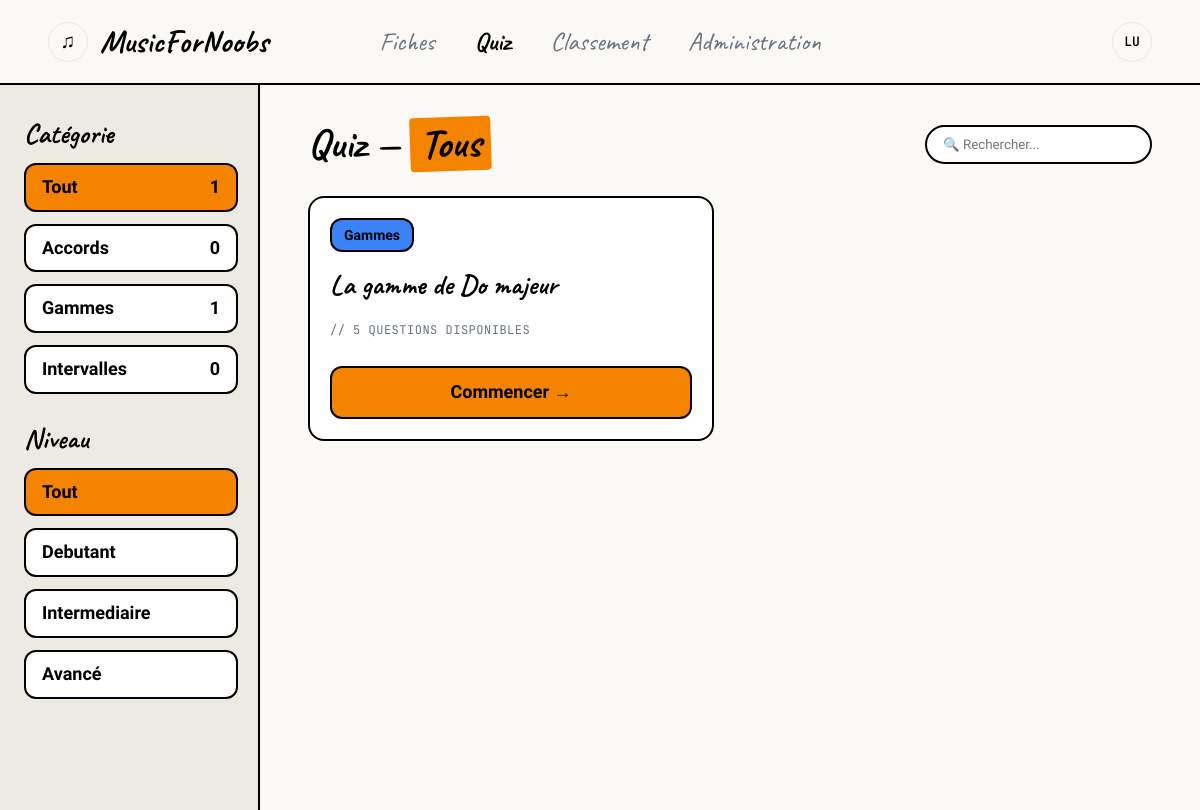
Page /index.php?view=quiz (signed in) on the earlier database version.
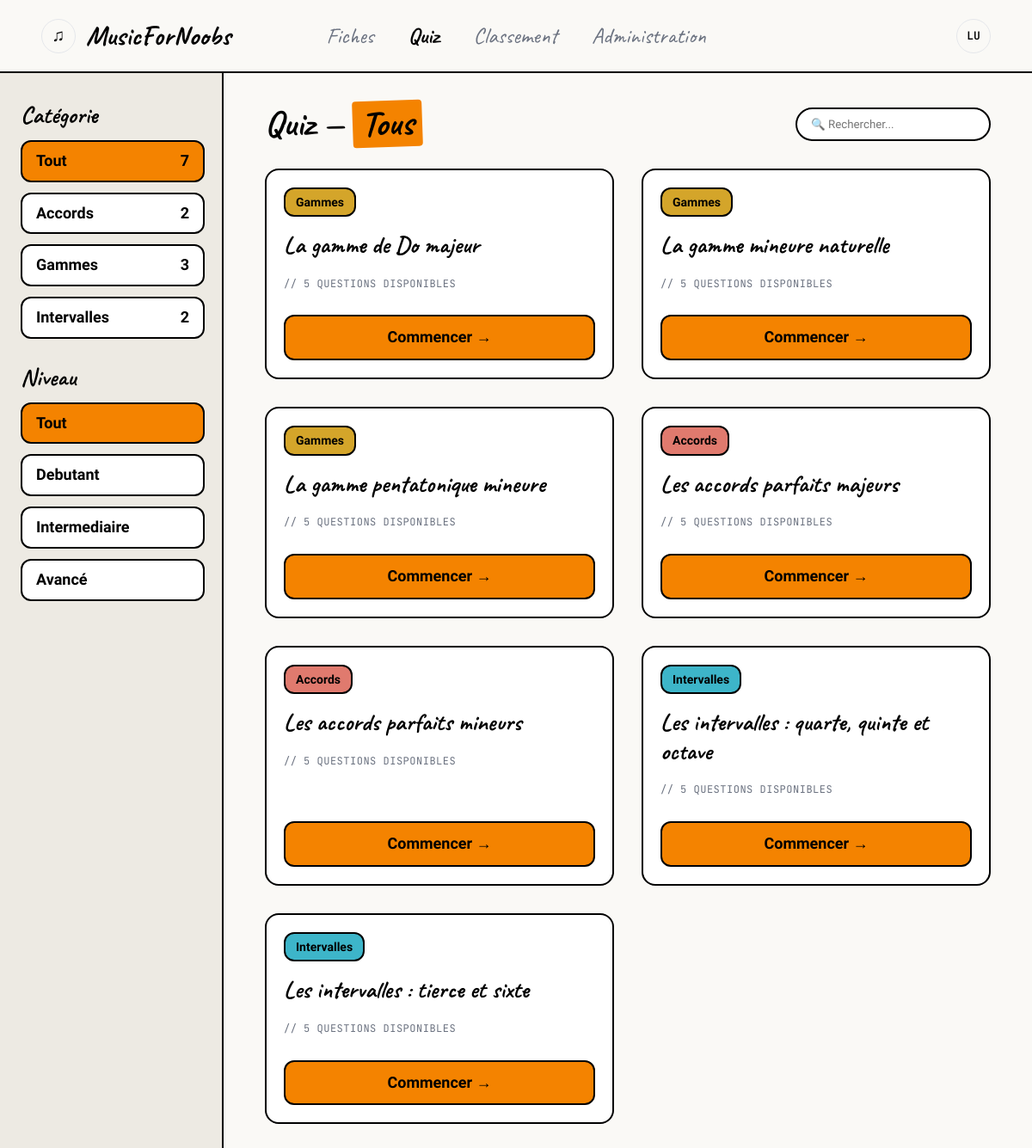
Same page on the later database version.
### tables this page shows
CREATE TABLE categories (
    id      INT             AUTO_INCREMENT PRIMARY KEY,
    nom     VARCHAR(50)     NOT NULL UNIQUE,
    couleur VARCHAR(7)      NOT NULL
);

CREATE TABLE fiches (
    id              INT             AUTO_INCREMENT PRIMARY KEY,
    titre           VARCHAR(150)    NOT NULL,
    slug            VARCHAR(150)    NOT NULL UNIQUE,
    id_categorie    INT             NOT NULL,
    niveau          ENUM('Debutant', 'Intermediaire', 'Avance') NOT NULL,
    contenu         TEXT            NOT NULL,
    chemin_audio    VARCHAR(255)    DEFAULT NULL,
    date_creation   DATETIME        NOT NULL DEFAULT CURRENT_TIMESTAMP,
    FOREIGN KEY (id_categorie) REFERENCES categories(id)
);

### index.php (called while the page is built, shortened)
<?php
include("libs/maLibSQL.pdo.php");
include("libs/maLibUtils.php");
include("libs/modele/modele_fiches.php");
include("libs/modele/modele_quiz.php");
$view = valider("view", "GET");
$template = "templates/" . $view . ".php";
include("templates/header.php");
include($template);
include("templates/footer.php");
?>

### libs/maLibUtils.php (called while the page is built, shortened)
<?php
function valider($nom, $type = "REQUEST")
{
    switch ($type) {
        case 'GET':
            if (isset($_GET[$nom]) && !($_GET[$nom] == ""))
                return $_GET[$nom];
            break;
        case 'SESSION':
            if (isset($_SESSION[$nom]) && !($_SESSION[$nom] == ""))
                return $_SESSION[$nom];
            break;
    }
    return false;
}
?>

### libs/maLibSQL.pdo.php (called while the page is built, shortened)
<?php
function SQLSelect($sql)
{
 	global $BDD_host;
	global $BDD_base;
 	global $BDD_user;
 	global $BDD_password;
	try {
		$dbh = new PDO("mysql:host=$BDD_host;dbname=$BDD_base", $BDD_user, $BDD_password);
	} catch (PDOException $e) {
		die("<font color=\"red\">SQLSelect: Erreur de connexion : " . $e->getMessage() . "</font>");
	}
	$dbh->exec("SET CHARACTER SET utf8");
	$res = $dbh->query($sql);
	$num = $res->rowCount();
	if ($num==0) return false;
	else return $res;
}
function parcoursRs($result)
{
	$result->setFetchMode(PDO::FETCH_ASSOC);
	while ($ligne = $result->fetch())
		$tab[]= $ligne;
	return $tab;
}
?>

### libs/modele/modele_quiz.php (called while the page is built, shortened)
<?php
function getQuizDisponibles($idCategorie = false, $niveau = false) {
    $sql = "SELECT
                f.id,
                f.titre,
                f.slug,
                f.niveau,
                c.nom       AS categorie,
                c.couleur,
                COUNT(q.id) AS nb_questions
            FROM fiches f
            JOIN categories c ON f.id_categorie = c.id
            LEFT JOIN quiz_questions q ON q.id_fiche = f.id";
    $sql .= " GROUP BY f.id, f.titre, f.slug, f.niveau, c.nom, c.couleur
              HAVING nb_questions >= 5
              ORDER BY f.titre";
    return parcoursRs(SQLSelect($sql));
}
?>

### libs/modele/modele_fiches.php (called while the page is built, shortened)
<?php
function getCategoriesAvecCompteurs() {
    $sql = "SELECT c.id, c.nom, c.couleur, COUNT(f.id) AS nb_fiches
            FROM categories c
            LEFT JOIN fiches f ON f.id_categorie = c.id
            GROUP BY c.id, c.nom, c.couleur
            ORDER BY c.nom";
    return parcoursRs(SQLSelect($sql));
}
?>

### templates/quiz.php (the view, shortened to what the changed rows need)
<?php
$catUrl = valider("cat", "GET");
$nivUrl = valider("niveau", "GET");
$categories = getCategoriesAvecCompteurs();
$quizzes    = getQuizDisponibles($catUrl, $nivUrl);
$tousQuizzes = getQuizDisponibles();
$nomCatActive = 'Tous';
$nbQuizParCat = [];
foreach (getQuizDisponibles() as $q) {
    foreach ($categories as $c) {
        if ($c['nom'] === $q['categorie']) {
            $nbQuizParCat[$c['id']] = ($nbQuizParCat[$c['id']] ?? 0) + 1;
            break;
        }
    }
}
$nbQuizTotal = count($tousQuizzes);
?>
<div class="catalogue-layout">
    <aside class="sidebar-filtres-custom">
        <a href="index.php?view=quiz<?= $nivUrl ? '&niveau='.$nivUrl : '' ?>" class="filter-btn-custom <?= (!$catUrl) ? 'active' : '' ?>">
            <span>Tout</span> <span><?= $nbQuizTotal ?></span>
        </a>
        <?php foreach ($categories as $c): ?>
            <a href="index.php?view=quiz&cat=<?= $c['id'] ?><?= $nivUrl ? '&niveau='.$nivUrl : '' ?>" class="filter-btn-custom <?= ($catUrl == $c['id']) ? 'active' : '' ?>">
                <span><?= htmlspecialchars($c['nom']) ?></span>
                <span><?= $nbQuizParCat[$c['id']] ?? 0 ?></span>
            </a>
        <?php endforeach; ?>
    </aside>
    <div class="catalogue-main">
        <div class="catalogue-header">
            <h1 class="page-titre-custom">Quiz &mdash; <span class="highlight"><?= htmlspecialchars($nomCatActive) ?></span></h1>
        </div>
        <div id="quizCatalogue" class="fiches-grid-2">
            <?php if (empty($quizzes)): ?>
                <p>Aucun quiz pour ces filtres.</p>
            <?php else: ?>
                <?php foreach ($quizzes as $q): ?>
                    <div class="card-fiche-custom" data-titre="<?= strtolower(htmlspecialchars($q['titre'])) ?>">
                        <div class="card-badges-top">
                            <span class="badge badge--thick" style="background-color: <?= htmlspecialchars($q['couleur']) ?>;">
                                <?= htmlspecialchars($q['categorie']) ?>
                            </span>
                        </div>
                        <h3 class="card-titre-custom"><?= htmlspecialchars($q['titre']) ?></h3>
                        <div class="card-niveau-container">
                            <span class="annotation">// <?= $q['nb_questions'] ?> questions disponibles</span>
                        </div>
                        <div class="card-actions-custom">
                            <a href="index.php?view=quiz_play&slug=<?= htmlspecialchars($q['slug']) ?>" class="btn-custom btn-orange">Commencer →</a>
                        </div>
                    </div>
                <?php endforeach; ?>
            <?php endif; ?>
        </div>
    </div>
</div>

Differences in the rows shown:
changed categories "Accords": id "0" → "2"
changed categories "Gammes": id "1" → "3"; couleur "#3B82F6" → "#D4A52A" (drawn)
changed categories "Intervalles": id "0" → "2"
now on this page (row edited): fiches: id_categorie.nom "Gammes", titre "La gamme mineure naturelle", nb_questions "5"
added fiches: id_categorie.nom "Gammes", titre "La gamme pentatonique mineure", nb_questions "5"
added fiches: id_categorie.nom "Accords", titre "Les accords parfaits majeurs", nb_questions "5"
added fiches: id_categorie.nom "Accords", titre "Les accords parfaits mineurs", nb_questions "5"
added fiches: id_categorie.nom "Intervalles", titre "Les intervalles : quarte, quinte et octave", nb_questions "5"
now on this page (row edited): fiches: id_categorie.nom "Intervalles", titre "Les intervalles : tierce et sixte", nb_questions "5"
Other differences:
$nbQuizTotal: "1" → "7"
